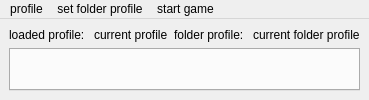
<?xml version="1.0" encoding="UTF-8"?>
<ui version="4.0">
    <class>MainWindow</class>

    <widget class="QMainWindow" name="MainWindow">
        <!-- Menu -->
        <widget class="QMenuBar" name="menuBar">

            <widget class="QMenu" name="profileMenu">
                <property name="title">
                    <string>profile</string>
                </property>
                <addaction name="actionLoadProfile"/>
                <addaction name="actionSaveProfile"/>
                <addaction name="actionRemoveProfile"/>
            </widget>
            <addaction name="profileMenu"/>
            <addaction name="actionSetFolderProfile"/>
            <addaction name="actionStartGame"/>
        </widget>

        <!-- Menu actions -->
        <action name="actionLoadProfile">
            <property name="text">
                <string>load</string>
            </property>
        </action>

        <action name="actionSetFolderProfile">
            <property name="text">
                <string>set folder profile</string>
            </property>
        </action>

        <action name="actionSaveProfile">
            <property name="text">
                <string>save</string>
            </property>
        </action>

        <action name="actionRemoveProfile">
            <property name="text">
                <string>remove</string>
            </property>
        </action>

        <action name="actionStartGame">
            <property name="text">
                <string>start game</string>
            </property>
        </action>

        <!-- Contenido contundente -->
        <widget class="QWidget" name="centralWidget">
            <layout class="QVBoxLayout" name="mainLayout">
                <!-- Perfil seleccionado, y perfil de folder -->
                <item>
                    <layout class="QHBoxLayout" name="hboxProfile">

                        <item>
                            <widget class="QLabel" name="labelLoadedProfile">
                                <property name="text">
                                    <string>loaded profile: </string>
                                </property>
                            </widget>
                        </item>
                        <item>
                            <widget class="QLabel" name="labelCurrentProfile">
                                <property name="text">
                                    <string>current profile</string>
                                </property>
                            </widget>
                        </item>

                        <item>
                            <widget class="QLabel" name="labelFolderProfile">
                                <property name="text">
                                    <string>folder profile: </string>
                                </property>
                            </widget>
                        </item>
                        <item>
                            <widget class="QLabel" name="labelCurrentFolderProfile">
                                <property name="text">
                                    <string>current folder profile</string>
                                </property>
                            </widget>
                        </item>

                    </layout>
                </item>

                <!-- Seccion de widgets -->
                <item>
                    <widget class="QTabWidget" name="tabWidget">
                        <!-- Tabs QWidget, no se agragan aca. Pero se puede.-->
                    </widget>
                </item>

            </layout>
        </widget>

    </widget>

    <resources/>
    <connections/>
</ui>
